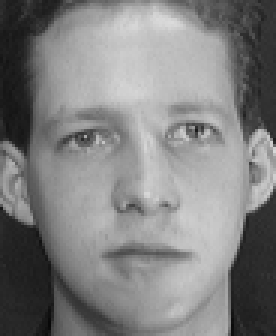
#> input picture run1/8.pgm, 92 x 112 px, found by its file name (shown 3 times larger)
$ python sample3.py   (Python 2 division)
#> lines starting #> are read from the running program, lines starting #| are printed output that depends on the picture
import cv2
import numpy as np
import os

path='test1/'

#Appends all the absolute paths in the list image_paths
image_paths = [os.path.join(path, f) for f in os.listdir(path) if not f.endswith('2.pgm')]

#initializing a base_image over which other images will be superimposed
base_image=cv2.imread('8.pgm')
#> base_image is the input picture: shape (112, 92, 3); min 8, max 219, mean 128.4

#resizing the base image so it matches the size of the database pics (113(rows),97(columns))
base_image=cv2.resize(base_image,(97,113))
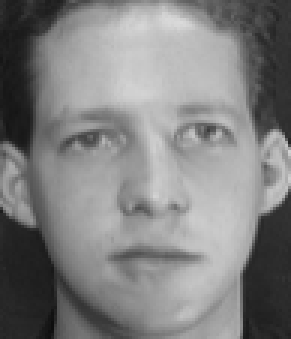
#> base_image: shape (113, 97, 3) (shown 3 times larger); min 13, max 218, mean 128.3

#cv2.imshow('lol',base_image) //for testing purposes

for pics in image_paths:
	im=cv2.imread(os.path.expanduser(pics))
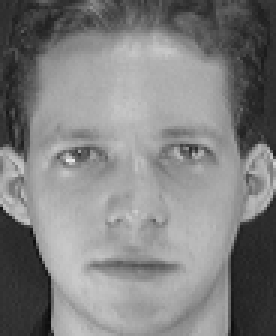
#> input picture run1/test1/1.pgm, 92 x 112 px, found by its file name (shown 3 times larger)
#> im is the input picture: shape (112, 92, 3); min 11, max 234, mean 128.3
	im=cv2.resize(im,(97,113))
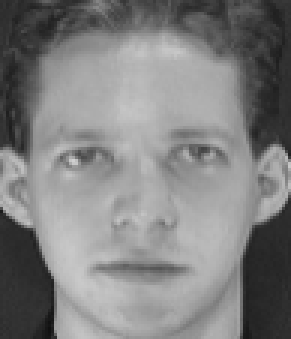
#> im: shape (113, 97, 3) (shown 3 times larger); min 16, max 208, mean 128.2
	#to check how many times the im is actually working without any error
	print im.shape
#| (113, 97, 3)
	#to check how many times the base_image is actually working without any error
	print base_image.shape
#| (113, 97, 3)
	base_image=cv2.addWeighted(base_image,0.5,im,0.5,0)
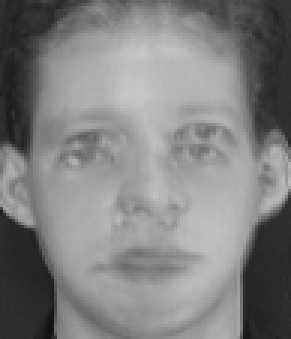
#> base_image: shape (113, 97, 3) (shown 3 times larger); min 17, max 198, mean 128.3
	base_image=cv2.resize(base_image,(97,113))

cv2.imshow('compiledimg.jpg',base_image)

k = cv2.waitKey(0) & 0xFF
#> (key Esc is pressed here)
if k == 27:
    cv2.destroyAllWindows()

elif k == ord('s'):
    cv2.imwrite('compiledimg.jpg',base_image)
    cv2.destroyAllWindows()
